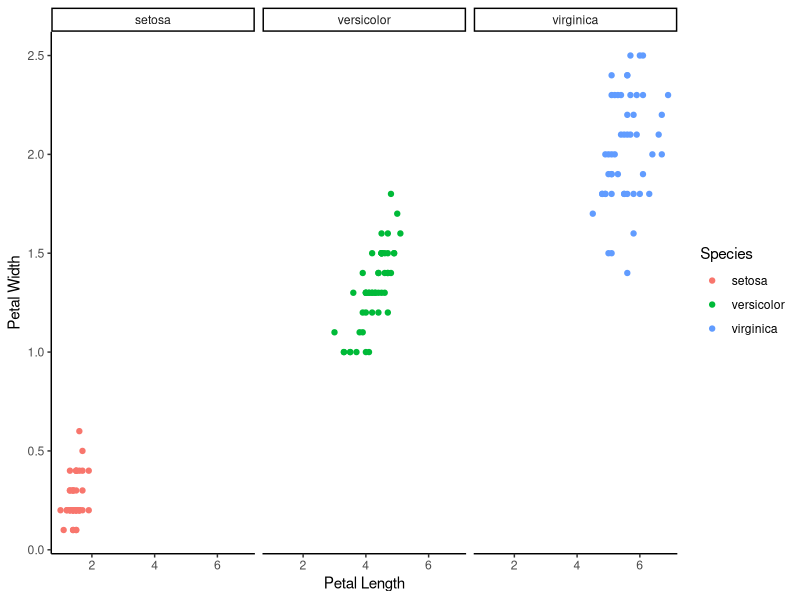

This figure's R source:
## ---- chunk 1
knitr::opts_chunk$set(echo = TRUE)
## ---- chunk 2
library(tidyverse)

View(iris)
## ---- chunk 3
iris_graph <- ggplot(iris, aes(x = Petal.Length, y = Petal.Width)) +
  geom_point(aes(color = Species)) +
  theme_classic() +
  labs(x = "Petal Length", y = "Petal Width") +
  facet_wrap(~ Species) 

iris_graph
